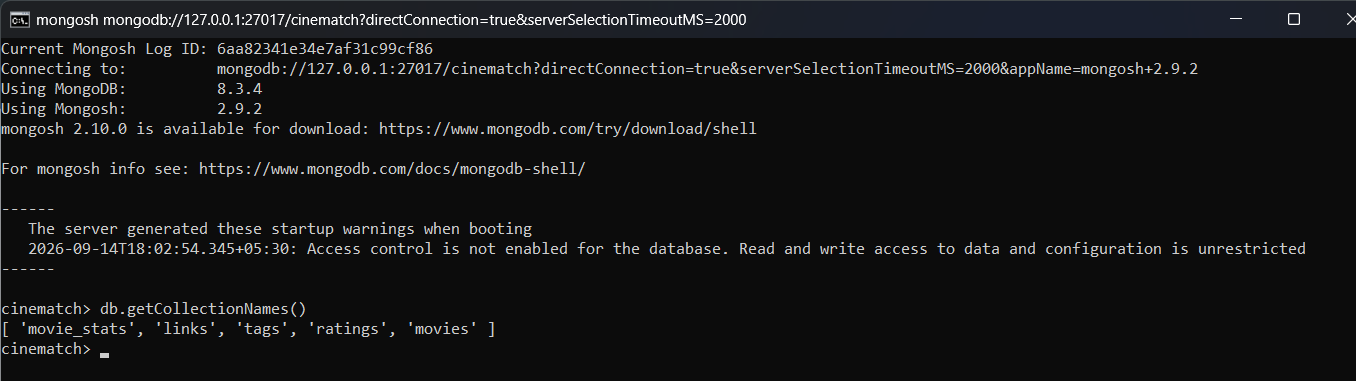
#> input picture report/shots/q01_1.png, 1356 x 381 px; its folder holds 4 pictures in this run
$ python crop_width.py
#> lines starting #> are read from the running program, lines starting #| are printed output that depends on the picture
"""Crop the right-hand empty area of each screenshot to the widest text line (min 820 px)."""
import glob, os
from PIL import Image
import numpy as np
HERE = os.path.dirname(os.path.abspath(__file__))
for f in sorted(glob.glob(os.path.join(HERE, "shots", "q*_*.png"))):
    im = Image.open(f).convert("RGB"); a = np.asarray(im)
#> further down, im is the input picture: PIL image 1356x381 RGB; mean R, G, B 20.9, 21.3, 22.1
    body = a[40:-12, 8 : a.shape[1] - 24]
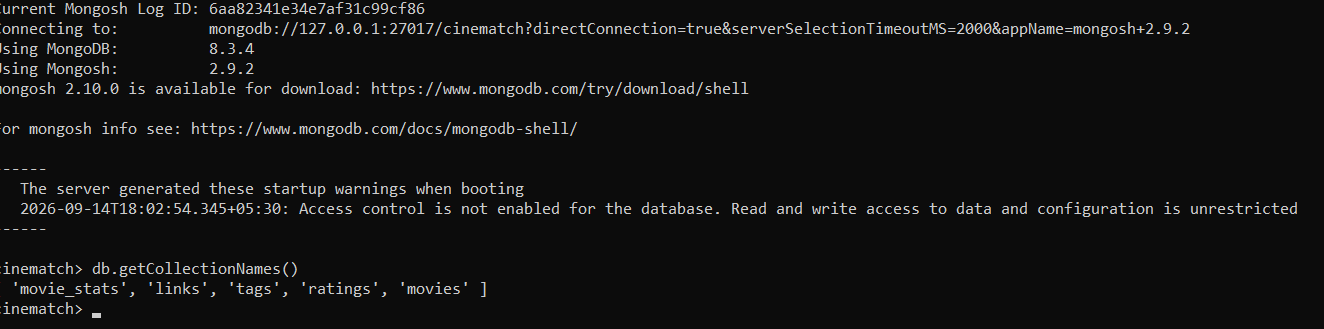
#> body: shape (329, 1324, 3); mean R, G, B 19.1, 19.1, 19.1
    cols = np.where((body.max(axis=2) > 70).any(axis=0))[0]
#> cols = 1255 values from 0 to 1296
    if len(cols) == 0: continue
    right = max(820, min(a.shape[1], cols[-1] + 60))
#> right = 1356
    if right < a.shape[1]:
        im.crop((0, 0, right, a.shape[0])).save(f)
    print(os.path.basename(f), right)
#| q01_1.png 1356
#> pass 2 of the loop `for f in sorted(glob.glob(os.path.join(HERE, "shots", "q*_*.png"))):`:
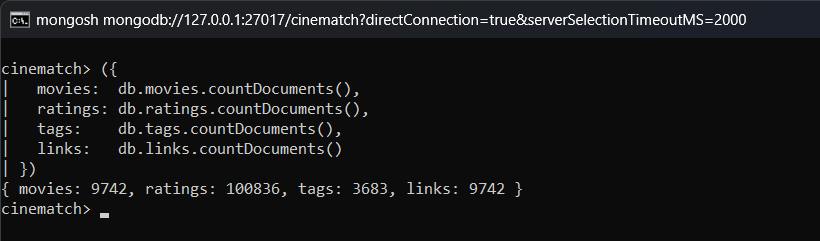
#> input picture report/shots/q02_1.png, 820 x 241 px
#> im is the input picture: PIL image 820x241 RGB; mean R, G, B 22.9, 23.3, 24.1
#> `body = a[40:-12, 8 : a.shape[1] - 24]`:
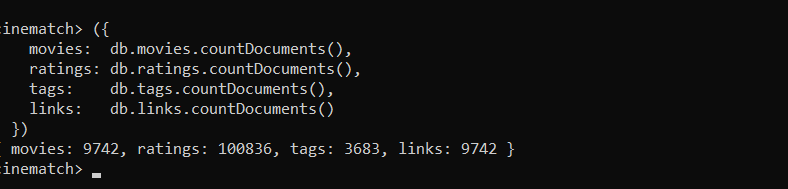
#> body: shape (189, 788, 3); mean R, G, B 18.7, 18.7, 18.7
#> cols = 451 values from 0 to 513
#> right = 820
#| q02_1.png 820
#> pass 3 of the loop `for f in sorted(glob.glob(os.path.join(HERE, "shots", "q*_*.png"))):`:
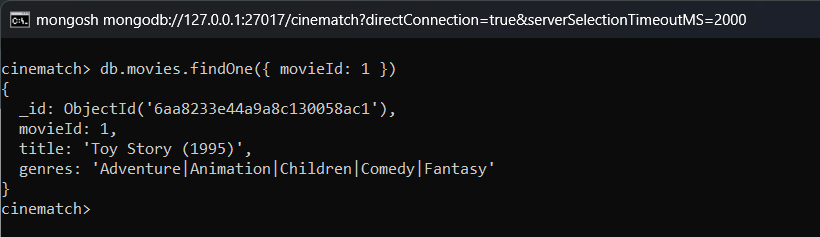
#> input picture report/shots/q03_1.png, 820 x 237 px
#> im is the input picture: PIL image 820x237 RGB; mean R, G, B 22.4, 22.8, 23.7
#> `body = a[40:-12, 8 : a.shape[1] - 24]`:
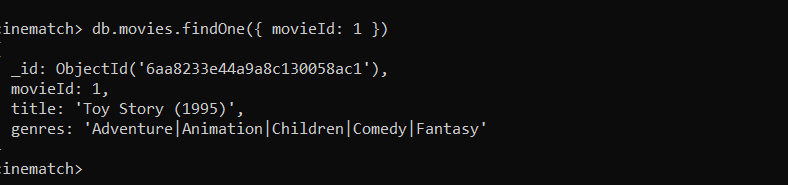
#> body: shape (185, 788, 3); mean R, G, B 18, 18, 18
#> cols = 460 values from 0 to 484
#| q03_1.png 820
#> the loop made 4 passes; the first 3 are shown
